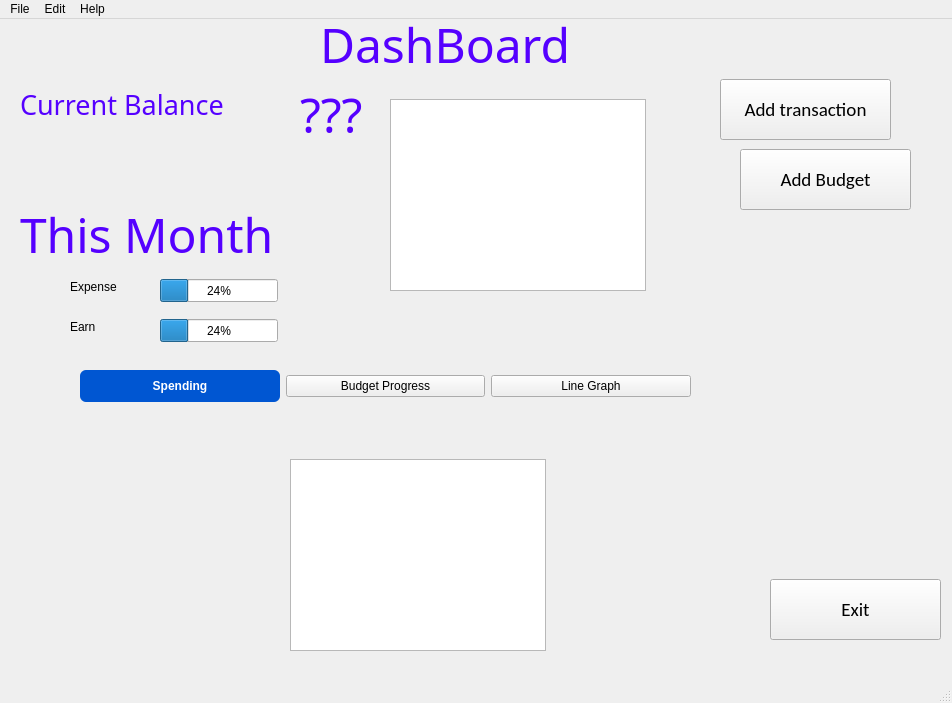
<?xml version="1.0" encoding="UTF-8"?>
<ui version="4.0">
 <class>MainScreen</class>
 <widget class="QMainWindow" name="MainScreen">
  <property name="geometry">
   <rect>
    <x>0</x>
    <y>0</y>
    <width>952</width>
    <height>703</height>
   </rect>
  </property>
  <property name="windowTitle">
   <string>MainWindow</string>
  </property>
  <widget class="QWidget" name="centralwidget">
   <widget class="QPushButton" name="btnAddBudget">
    <property name="geometry">
     <rect>
      <x>740</x>
      <y>130</y>
      <width>171</width>
      <height>61</height>
     </rect>
    </property>
    <property name="font">
     <font>
      <family>Calibri</family>
      <pointsize>14</pointsize>
     </font>
    </property>
    <property name="text">
     <string>Add Budget</string>
    </property>
   </widget>
   <widget class="QPushButton" name="btnAddTransaction">
    <property name="geometry">
     <rect>
      <x>720</x>
      <y>60</y>
      <width>171</width>
      <height>61</height>
     </rect>
    </property>
    <property name="font">
     <font>
      <family>Calibri</family>
      <pointsize>14</pointsize>
     </font>
    </property>
    <property name="text">
     <string>Add transaction</string>
    </property>
   </widget>
   <widget class="QPushButton" name="btnExit">
    <property name="geometry">
     <rect>
      <x>770</x>
      <y>560</y>
      <width>171</width>
      <height>61</height>
     </rect>
    </property>
    <property name="font">
     <font>
      <family>Calibri</family>
      <pointsize>14</pointsize>
     </font>
    </property>
    <property name="text">
     <string>Exit</string>
    </property>
   </widget>
   <widget class="QLabel" name="lblExpenseTrack">
    <property name="enabled">
     <bool>true</bool>
    </property>
    <property name="geometry">
     <rect>
      <x>320</x>
      <y>-10</y>
      <width>291</width>
      <height>71</height>
     </rect>
    </property>
    <property name="font">
     <font>
      <family>MV Boli</family>
      <pointsize>36</pointsize>
      <italic>false</italic>
      <bold>false</bold>
     </font>
    </property>
    <property name="styleSheet">
     <string notr="true">color:rgb(85, 0, 255);
font: 36pt &quot;MV Boli&quot;;</string>
    </property>
    <property name="text">
     <string>DashBoard</string>
    </property>
   </widget>
   <widget class="QLabel" name="lblExpenseTrack_2">
    <property name="enabled">
     <bool>true</bool>
    </property>
    <property name="geometry">
     <rect>
      <x>20</x>
      <y>50</y>
      <width>391</width>
      <height>71</height>
     </rect>
    </property>
    <property name="font">
     <font>
      <family>MV Boli</family>
      <pointsize>20</pointsize>
      <italic>false</italic>
      <bold>false</bold>
     </font>
    </property>
    <property name="styleSheet">
     <string notr="true">color:rgb(85, 0, 255);
font: 20pt &quot;MV Boli&quot;;</string>
    </property>
    <property name="text">
     <string>Current Balance</string>
    </property>
   </widget>
   <widget class="QLabel" name="lblExpenseTrack_3">
    <property name="enabled">
     <bool>true</bool>
    </property>
    <property name="geometry">
     <rect>
      <x>300</x>
      <y>60</y>
      <width>191</width>
      <height>71</height>
     </rect>
    </property>
    <property name="font">
     <font>
      <family>MV Boli</family>
      <pointsize>36</pointsize>
      <italic>false</italic>
      <bold>false</bold>
     </font>
    </property>
    <property name="styleSheet">
     <string notr="true">color:rgb(85, 0, 255);
font: 36pt &quot;MV Boli&quot;;</string>
    </property>
    <property name="text">
     <string>???</string>
    </property>
   </widget>
   <widget class="QLabel" name="lblExpenseTrack_4">
    <property name="enabled">
     <bool>true</bool>
    </property>
    <property name="geometry">
     <rect>
      <x>20</x>
      <y>180</y>
      <width>291</width>
      <height>71</height>
     </rect>
    </property>
    <property name="font">
     <font>
      <family>MV Boli</family>
      <pointsize>36</pointsize>
      <italic>false</italic>
      <bold>false</bold>
     </font>
    </property>
    <property name="styleSheet">
     <string notr="true">color:rgb(85, 0, 255);
font: 36pt &quot;MV Boli&quot;;</string>
    </property>
    <property name="text">
     <string>This Month</string>
    </property>
   </widget>
   <widget class="QTableView" name="tableView">
    <property name="geometry">
     <rect>
      <x>390</x>
      <y>80</y>
      <width>256</width>
      <height>192</height>
     </rect>
    </property>
    <property name="styleSheet">
     <string notr="true"/>
    </property>
   </widget>
   <widget class="QStackedWidget" name="stackedWidget">
    <property name="geometry">
     <rect>
      <x>50</x>
      <y>390</y>
      <width>651</width>
      <height>251</height>
     </rect>
    </property>
    <property name="currentIndex">
     <number>1</number>
    </property>
    <widget class="QWidget" name="page_1">
     <widget class="QGraphicsView" name="graphicsView_2">
      <property name="geometry">
       <rect>
        <x>230</x>
        <y>40</y>
        <width>256</width>
        <height>192</height>
       </rect>
      </property>
     </widget>
     <widget class="QLabel" name="label_4">
      <property name="geometry">
       <rect>
        <x>60</x>
        <y>80</y>
        <width>49</width>
        <height>16</height>
       </rect>
      </property>
      <property name="text">
       <string>spent</string>
      </property>
     </widget>
     <widget class="QLabel" name="label">
      <property name="geometry">
       <rect>
        <x>60</x>
        <y>50</y>
        <width>49</width>
        <height>16</height>
       </rect>
      </property>
      <property name="text">
       <string>Amount</string>
      </property>
     </widget>
     <widget class="QLabel" name="label_6">
      <property name="geometry">
       <rect>
        <x>260</x>
        <y>10</y>
        <width>49</width>
        <height>16</height>
       </rect>
      </property>
      <property name="text">
       <string>History</string>
      </property>
     </widget>
     <widget class="QLabel" name="label_5">
      <property name="geometry">
       <rect>
        <x>60</x>
        <y>110</y>
        <width>49</width>
        <height>16</height>
       </rect>
      </property>
      <property name="text">
       <string>period</string>
      </property>
     </widget>
     <widget class="QLabel" name="label_7">
      <property name="geometry">
       <rect>
        <x>50</x>
        <y>150</y>
        <width>111</width>
        <height>16</height>
       </rect>
      </property>
      <property name="text">
       <string>BudgetPerCategory</string>
      </property>
     </widget>
    </widget>
    <widget class="QWidget" name="page_3">
     <widget class="QGraphicsView" name="graphicsView_3">
      <property name="geometry">
       <rect>
        <x>240</x>
        <y>50</y>
        <width>256</width>
        <height>192</height>
       </rect>
      </property>
     </widget>
    </widget>
    <widget class="QWidget" name="page_2">
     <widget class="QGraphicsView" name="graphicsView">
      <property name="geometry">
       <rect>
        <x>230</x>
        <y>50</y>
        <width>256</width>
        <height>192</height>
       </rect>
      </property>
     </widget>
     <widget class="QProgressBar" name="progressBar_3">
      <property name="geometry">
       <rect>
        <x>280</x>
        <y>20</y>
        <width>118</width>
        <height>23</height>
       </rect>
      </property>
      <property name="value">
       <number>24</number>
      </property>
     </widget>
     <widget class="QLabel" name="label_8">
      <property name="geometry">
       <rect>
        <x>60</x>
        <y>30</y>
        <width>81</width>
        <height>16</height>
       </rect>
      </property>
      <property name="text">
       <string>Date</string>
      </property>
     </widget>
    </widget>
   </widget>
   <widget class="QProgressBar" name="progressBar">
    <property name="geometry">
     <rect>
      <x>160</x>
      <y>260</y>
      <width>118</width>
      <height>23</height>
     </rect>
    </property>
    <property name="value">
     <number>24</number>
    </property>
   </widget>
   <widget class="QProgressBar" name="progressBar_2">
    <property name="geometry">
     <rect>
      <x>160</x>
      <y>300</y>
      <width>118</width>
      <height>23</height>
     </rect>
    </property>
    <property name="value">
     <number>24</number>
    </property>
   </widget>
   <widget class="QLabel" name="label_2">
    <property name="geometry">
     <rect>
      <x>70</x>
      <y>260</y>
      <width>49</width>
      <height>16</height>
     </rect>
    </property>
    <property name="text">
     <string>Expense</string>
    </property>
   </widget>
   <widget class="QLabel" name="label_3">
    <property name="geometry">
     <rect>
      <x>70</x>
      <y>300</y>
      <width>49</width>
      <height>16</height>
     </rect>
    </property>
    <property name="text">
     <string>Earn</string>
    </property>
   </widget>
   <widget class="QWidget" name="">
    <property name="geometry">
     <rect>
      <x>80</x>
      <y>350</y>
      <width>611</width>
      <height>34</height>
     </rect>
    </property>
    <layout class="QHBoxLayout" name="horizontalLayout">
     <item>
      <widget class="QPushButton" name="pushButton">
       <property name="tabletTracking">
        <bool>false</bool>
       </property>
       <property name="styleSheet">
        <string notr="true">QWidget {
    background-color: #E6E9E7;
    font-family: &quot;Segoe UI&quot;;
}

QPushButton {
    height: 32px;
    border-radius: 6px;
    background-color: #0078D4;
    color: white;
    font-weight: 500;
}

QPushButton:hover {
    background-color: #106EBE;
}

QPushButton:pressed {
    background-color: #0056B3;
}

QPushButton:checked {
    background-color: #0056D2;
    color: white;
}</string>
       </property>
       <property name="text">
        <string>Spending</string>
       </property>
       <property name="icon">
        <iconset resource="../resources/Resources.qrc">
         <normaloff>:/icons/piechart_black.png</normaloff>:/icons/piechart_black.png</iconset>
       </property>
       <property name="checkable">
        <bool>true</bool>
       </property>
       <property name="checked">
        <bool>true</bool>
       </property>
       <property name="autoRepeat">
        <bool>false</bool>
       </property>
       <property name="autoExclusive">
        <bool>true</bool>
       </property>
      </widget>
     </item>
     <item>
      <widget class="QPushButton" name="pushButton_3">
       <property name="text">
        <string>Budget Progress</string>
       </property>
       <property name="icon">
        <iconset resource="../resources/Resources.qrc">
         <normaloff>:/icons/barchart_black.png</normaloff>:/icons/barchart_black.png</iconset>
       </property>
       <property name="checkable">
        <bool>true</bool>
       </property>
       <property name="checked">
        <bool>false</bool>
       </property>
       <property name="autoRepeat">
        <bool>false</bool>
       </property>
       <property name="autoExclusive">
        <bool>true</bool>
       </property>
      </widget>
     </item>
     <item>
      <widget class="QPushButton" name="pushButton_2">
       <property name="styleSheet">
        <string notr="true"/>
       </property>
       <property name="text">
        <string>Line Graph</string>
       </property>
       <property name="icon">
        <iconset resource="../resources/Resources.qrc">
         <normaloff>:/icons/linegraph_black.png</normaloff>:/icons/linegraph_black.png</iconset>
       </property>
       <property name="checkable">
        <bool>true</bool>
       </property>
       <property name="checked">
        <bool>false</bool>
       </property>
       <property name="autoRepeat">
        <bool>false</bool>
       </property>
       <property name="autoExclusive">
        <bool>true</bool>
       </property>
      </widget>
     </item>
    </layout>
   </widget>
  </widget>
  <widget class="QMenuBar" name="menubar">
   <property name="geometry">
    <rect>
     <x>0</x>
     <y>0</y>
     <width>952</width>
     <height>33</height>
    </rect>
   </property>
   <widget class="QMenu" name="menuFile">
    <property name="title">
     <string>File</string>
    </property>
    <addaction name="actSave"/>
    <addaction name="actExit"/>
   </widget>
   <widget class="QMenu" name="menuEdit">
    <property name="title">
     <string>Edit</string>
    </property>
    <addaction name="actExport"/>
   </widget>
   <widget class="QMenu" name="menuHel">
    <property name="title">
     <string>Help</string>
    </property>
    <addaction name="actAbout"/>
    <addaction name="actGuide"/>
   </widget>
   <addaction name="menuFile"/>
   <addaction name="menuEdit"/>
   <addaction name="menuHel"/>
  </widget>
  <widget class="QStatusBar" name="statusbar"/>
  <action name="actSave">
   <property name="text">
    <string>Save</string>
   </property>
  </action>
  <action name="actExit">
   <property name="text">
    <string>Exit</string>
   </property>
  </action>
  <action name="actAbout">
   <property name="text">
    <string>About</string>
   </property>
  </action>
  <action name="actExport">
   <property name="text">
    <string>Export</string>
   </property>
  </action>
  <action name="actGuide">
   <property name="text">
    <string>Guide</string>
   </property>
  </action>
 </widget>
 <resources>
  <include location="../resources/Resources.qrc"/>
 </resources>
 <connections/>
</ui>
